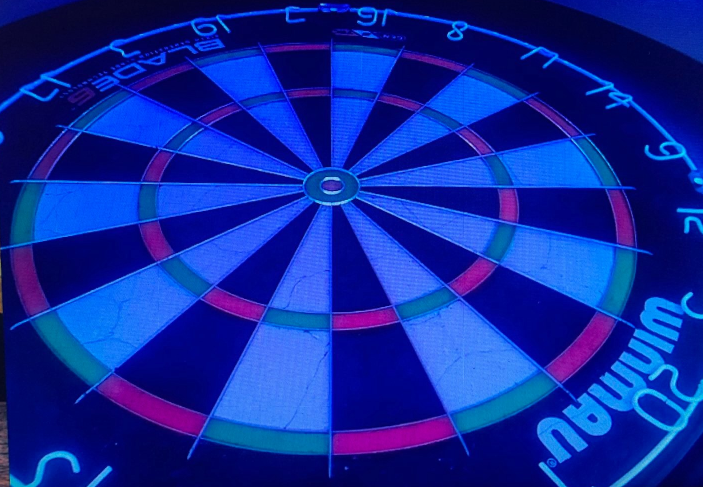
#> input picture calibrationDebug/img.png, 1406 x 974 px, given in place of Darts_Testvideo_9_1.mp4, which was not available (shown at 1/2 size)
$ python GetDart.py
#> lines starting #> are read from the running program, lines starting #| are printed output that depends on the picture; after the words box and inside, x2 and y2 are one past the last pixel; in counts of white or black regions, pixels touching at a corner belong together; pictures that were not available may be replaced by others from this repository, and a replacement may not be noted
__author__ = "Hannes Hoettinger"

import numpy as np
import cv2
import time
import math
import pickle

vidcap = cv2.VideoCapture("C:\\Users\hanne\OneDrive\Projekte\GitHub\darts\Darts\Darts_Testvideo_9_1.mp4")
from_video = True

DEBUG = True

winName = "test2"

center_dartboard = []
ring_radius = []
transformation_matrix = []

class dartThrow:
    def __init__(self):
        self.base = -1
        self.multiplier = -1
        self.magnitude = -1
        self.angle = -1


#For file IO
class CalibrationData:
    # [14 lines left out: function __init__, not called in this run]


## improve and make circle radius accessible
def drawBoard():
    raw_loc_mat = np.zeros((800, 800, 3))

    # draw board
    cv2.circle(raw_loc_mat, (400, 400), 170 * 2, (255, 255, 255), 1)  # outside double
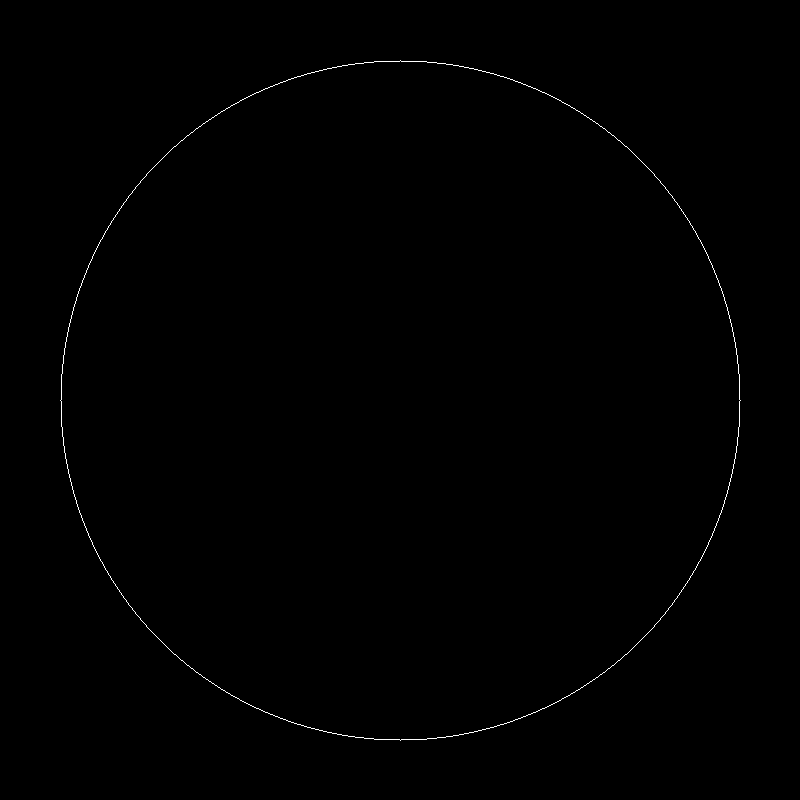
#> raw_loc_mat: shape (800, 800, 3) float64; 0.3% white in thin lines or dots, all inside (x1, y1, x2, y2) = (60, 60, 741, 741)
    cv2.circle(raw_loc_mat, (400, 400), 160 * 2, (255, 255, 255), 1)  # inside double
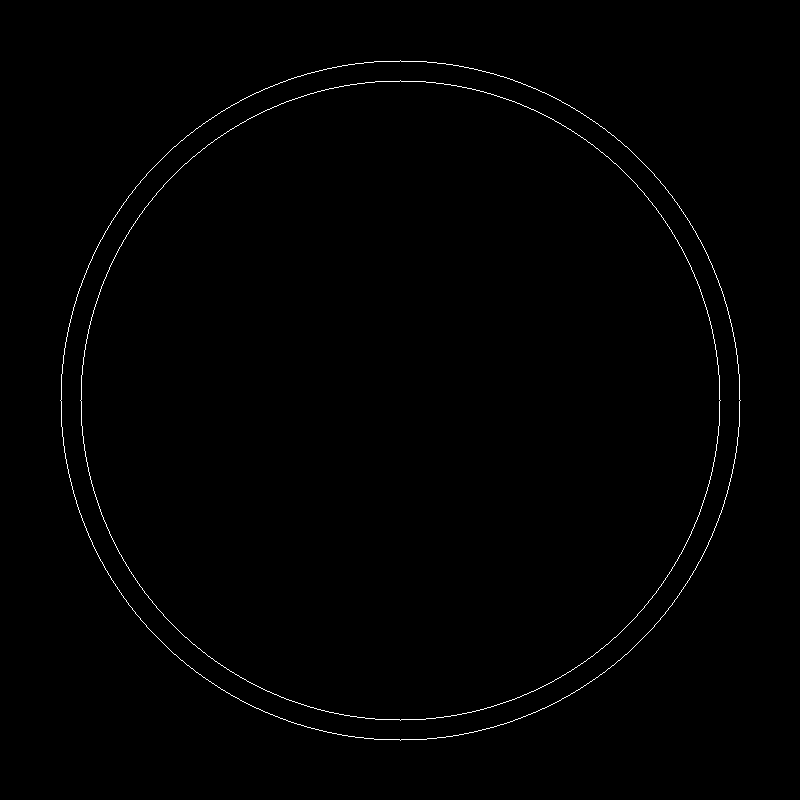
#> raw_loc_mat: shape (800, 800, 3) float64; 0.58% white in thin lines or dots, all inside (x1, y1, x2, y2) = (60, 60, 741, 741)
    cv2.circle(raw_loc_mat, (400, 400), 107 * 2, (255, 255, 255), 1)  # outside treble
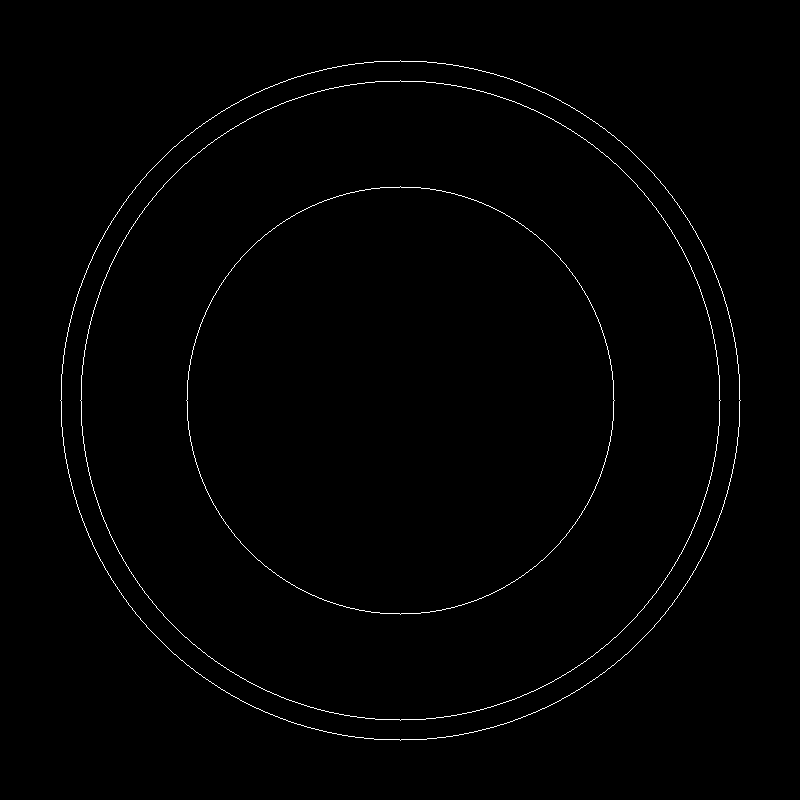
#> raw_loc_mat: shape (800, 800, 3) float64; 0.77% white in thin lines or dots, all inside (x1, y1, x2, y2) = (60, 60, 741, 741)
    cv2.circle(raw_loc_mat, (400, 400), 97 * 2, (255, 255, 255), 1)  # inside treble
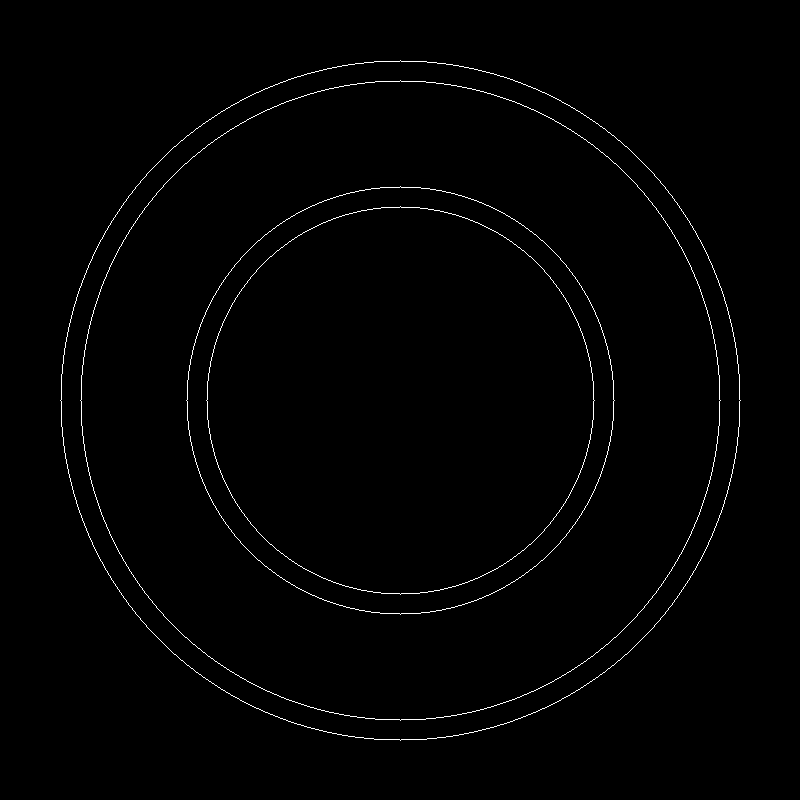
#> raw_loc_mat: shape (800, 800, 3) float64; 0.94% white in thin lines or dots, all inside (x1, y1, x2, y2) = (60, 60, 741, 741)
    cv2.circle(raw_loc_mat, (400, 400), 16 * 2, (255, 255, 255), 1)  # 25
    cv2.circle(raw_loc_mat, (400, 400), 7 * 2, (255, 255, 255), 1)  # Bulls eye

    # 20 sectors...
    sectorangle = 2 * math.pi / 20
    i = 0
    while (i < 20):
        cv2.line(raw_loc_mat, (400, 400), (
            int(400 + 170 * 2 * math.cos((0.5 + i) * sectorangle)),
            int(400 + 170 * 2 * math.sin((0.5 + i) * sectorangle))), (255, 255, 255), 1)
        i = i + 1
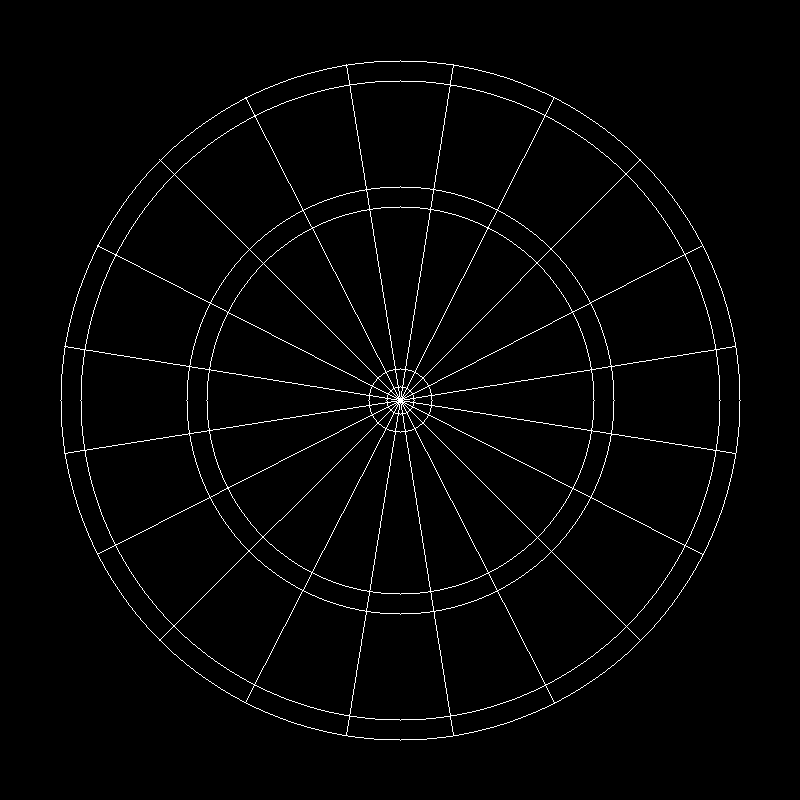
#> raw_loc_mat: shape (800, 800, 3) float64; 1.9% white in thin lines or dots, all inside (x1, y1, x2, y2) = (60, 60, 741, 741)
#> after the loop, i = 20

    return raw_loc_mat

# [189 lines left out: functions dist, DartLocation, DartRegion, not called in this run]

        #if breaker == 3:
        #    break

def getDart():
    global finalScore
    global transformation_matrix

    debug_img = drawBoard()

    finalScore = 0
    count = 0
    breaker = 0
    success = 1
    ## threshold important -> make accessible
    x = 3000
    # Read first image twice (issue somewhere) to start loop:
    t = cv2.cvtColor(vidcap.read()[1], cv2.COLOR_RGB2GRAY)
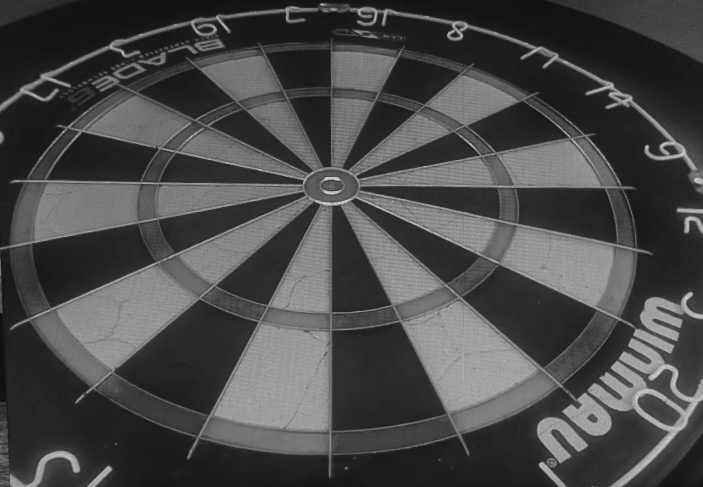
#> t: shape (974, 1406) (shown at 1/2 size); min 10, max 226, mean 72.9
    # wait for camera
    time.sleep(0.1)
    t = cv2.cvtColor(vidcap.read()[1], cv2.COLOR_RGB2GRAY)

    while success:
        time.sleep(0.1)
        success,image = vidcap.read()
#> image is the input picture: shape (974, 1406, 3); mean B, G, R 158.4, 40.5, 15.7
        t_plus = cv2.cvtColor(vidcap.read()[1], cv2.COLOR_RGB2GRAY)
        dimg = cv2.absdiff(t, t_plus)
#> dimg: shape (974, 1406); every value is 0
        # cv2.imshow(winName, edges(t_minus, t, t_plus))
        blur = cv2.GaussianBlur(dimg,(5,5),0)
        blur = cv2.bilateralFilter(blur,9,75,75)
        ret, thresh = cv2.threshold(blur, 60, 255, 0)
        if cv2.countNonZero(thresh) > x and cv2.countNonZero(thresh) < 15000: ## threshold important -> make accessible

            if from_video:
                t_plus = cv2.cvtColor(vidcap.read()[1], cv2.COLOR_RGB2GRAY)
                t_plus = cv2.cvtColor(vidcap.read()[1], cv2.COLOR_RGB2GRAY)
                t_plus = cv2.cvtColor(vidcap.read()[1], cv2.COLOR_RGB2GRAY)
                t_plus = cv2.cvtColor(vidcap.read()[1], cv2.COLOR_RGB2GRAY)
                t_plus = cv2.cvtColor(vidcap.read()[1], cv2.COLOR_RGB2GRAY)
            else:
                time.sleep(0.2)

            t_plus = cv2.cvtColor(vidcap.read()[1], cv2.COLOR_RGB2GRAY)

            cv2.imshow(winName, t_plus)
            dimg = cv2.absdiff(t, t_plus)

            ## kernel size important -> make accessible
            # filter noise from image distortions
            kernel = np.ones((8, 8), np.float32) / 40
            blur = cv2.filter2D(dimg, -1, kernel)
            # [13 lines of commented-out code are left out]
            edges = cv2.goodFeaturesToTrack(blur,640,0.0008,3,mask=None, blockSize=3, useHarrisDetector=1, k=0.06) # k=0.08
            corners = np.int0(edges)
            testimg = blur.copy()
            t_plus_copy = t_plus.copy()

            # filter corners
            cornerdata = []
            tt = 0
            mean_corners = np.mean(corners, axis=0)
            for i in corners:
                xl, yl = i.ravel()
                ## threshold important -> make accessible
                # filter noise to only get dart arrow
                if abs(mean_corners[0][0] - xl) > 180:
                    cornerdata.append(tt)
                if abs(mean_corners[0][1] - yl) > 120:
                    cornerdata.append(tt)
                tt += 1

            corners_new = np.delete(corners, [cornerdata], axis=0)  # delete corners to form new array

            # find left and rightmost corners
            rows,cols = dimg.shape[:2]
            [vx,vy,x,y] = cv2.fitLine(corners_new, cv2.DIST_HUBER, 0,0.1,0.1)
            lefty = int((-x*vy/vx) + y)
            righty = int(((cols-x)*vy/vx)+y)

            cornerdata = []
            tt = 0
            for i in corners_new:
                xl,yl = i.ravel()
                # check distance to fitted line, only draw corners within certain range
                distance = dist(0,lefty, cols-1,righty, xl,yl)
                if distance < 40:        ## threshold important -> make accessible
                    cv2.circle(testimg,(xl,yl),3,255,-1)
                else:  # only save corners within certain range
                    cornerdata.append(tt)
                tt += 1

            corners_final = np.delete(corners_new, [cornerdata], axis=0)  # delete corners to form new array

            ret, thresh = cv2.threshold(blur, 60, 255, 0)
            ## threshold important -> make accessible
            if cv2.countNonZero(thresh) > 15000:
                continue

            x,y,w,h = cv2.boundingRect(corners_final)

            cv2.rectangle(t_plus_copy,(x,y),(x+w,y+h),(0,255,0),1)

            breaker += 1

            # find maximum x distance to dart tip, if camera is mounted on top

            maxloc = np.argmax(corners_final, axis=0)  # check max pos!!!, write image with circle??!!!

            locationofdart = corners_final[maxloc]

            try:
                # check if dart location has neighbouring corners (if not -> continue)
                cornerdata = []
                tt = 0
                for i in corners_final:
                    xl, yl = i.ravel()
                    distance = abs(locationofdart.item(0) - xl) + abs(locationofdart.item(1) - yl)
                    if distance < 40: ## threshold important -> make accessible
                        tt += 1
                    else:
                        cornerdata.append(tt)

                if tt < 3:
                    corners_temp = cornerdata
                    maxloc = np.argmax(corners_temp, axis=0)
                    locationofdart = corners_temp[maxloc]
                    print("### used different location due to noise!")

                cv2.circle(t_plus_copy, (locationofdart.item(0),locationofdart.item(1)), 10,(0, 0, 0),2, 8)
                cv2.circle(t_plus_copy, (locationofdart.item(0), locationofdart.item(1)), 2, (0, 0, 0), 2, 8)

                # check for the location of the dart with the calibration

                dartloc = DartLocation(locationofdart.item(0), locationofdart.item(1))
                dartInfo = DartRegion(dartloc) #cal_image

            except:
                print("Something went wrong in finding the darts location!")
                continue

            # check for the location of the dart with the calibration

            print(dartInfo.base, dartInfo.multiplier)

            if breaker == 1:
                cv2.imwrite("frame2.jpg", testimg)  # save dart1 frame
            elif breaker == 2:
                cv2.imwrite("frame3.jpg", testimg)  # save dart2 frame
            elif breaker == 3:
                cv2.imwrite("frame4.jpg", testimg)  # save dart3 frame

            # save new diff img for next dart
            t = t_plus

            finalScore += (dartInfo.base * dartInfo.multiplier)

            if DEBUG:
                loc_x = dartloc[0] #400 + dartInfo.magnitude * math.tan(dartInfo.angle * math.pi/180)
                loc_y = dartloc[1] #400 + dartInfo.magnitude * math.tan(dartInfo.angle * math.pi/180)
                cv2.circle(debug_img, (int(loc_x), int(loc_y)), 2, (0, 255, 0), 2, 8)
                cv2.circle(debug_img, (int(loc_x), int(loc_y)), 6, (0, 255, 0), 1, 8)
                string = "" + str(dartInfo.base) + "x" + str(dartInfo.multiplier)
                # add text (before clear with rectangle)
                cv2.rectangle(debug_img, (600, 700), (800, 800), (0, 0, 0), -1)
                cv2.putText(debug_img, string, (600, 750), cv2.FONT_HERSHEY_SIMPLEX, 2, (255, 255, 255), 2, 8)
                cv2.namedWindow(winName, cv2.WINDOW_NORMAL)
                cv2.namedWindow("raw", cv2.WINDOW_NORMAL)
                cv2.namedWindow("test", cv2.WINDOW_NORMAL)
                cv2.imshow(winName, debug_img)
                cv2.imshow("raw", t_plus_copy)
                cv2.imshow("test", testimg)
            else:
                cv2.imshow(winName, testimg)

            #if breaker == 3:
            #    break

        # missed dart
        elif cv2.countNonZero(thresh) < 35000:
            continue

            # if player enters zone - break loop
        elif cv2.countNonZero(thresh) > 35000:
            break

        key = cv2.waitKey(10)
        if key == 27:
            cv2.destroyWindow(winName)
            break

        count += 1


dartInfo = dartThrow()


if __name__ == '__main__':
    print("Welcome to darts!")
    getDart()
    #getTransformation()

$ run again, on calibrationDebug/leftSidePink.png
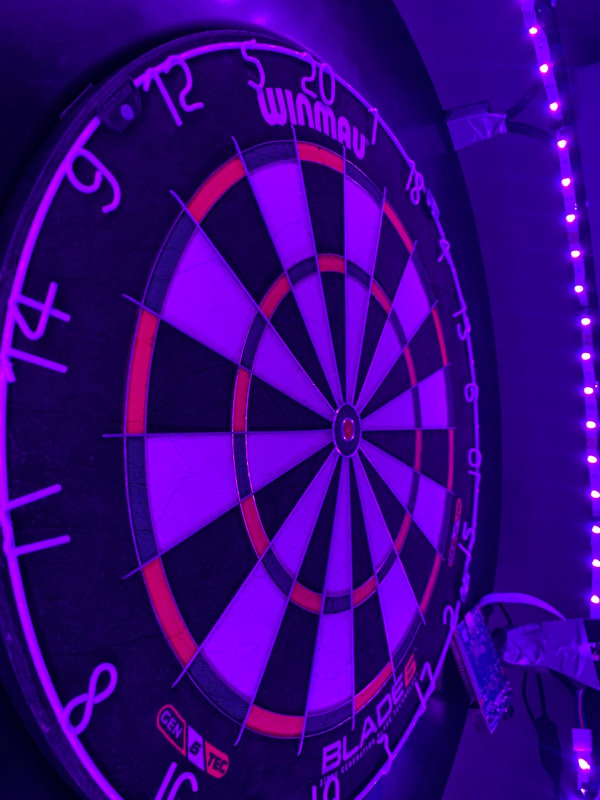
#> input picture calibrationDebug/leftSidePink.png, 1200 x 1600 px, given in place of Darts_Testvideo_9_1.mp4, which was not available (shown at 1/2 size)
#> after the loop in drawBoard, `while (i < 20):`: i = 20
#> in getDart, `t = cv2.cvtColor(vidcap.read()[1], cv2.COLOR_RGB2GRAY)`:
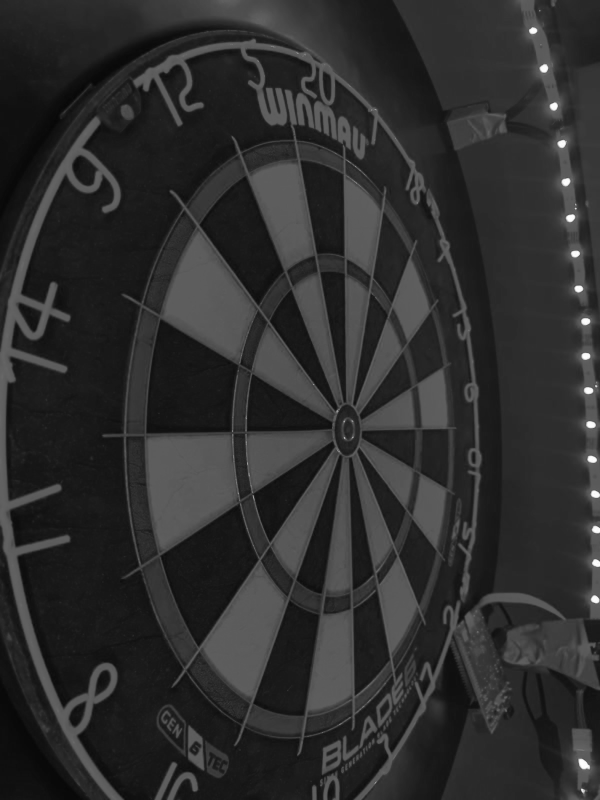
#> t: shape (1600, 1200) (shown at 1/2 size); min 6, max 255, mean 45.8
#> in getDart, image is the input picture: shape (1600, 1200, 3); mean B, G, R 129.7, 1.3, 55
#> dimg: shape (1600, 1200); every value is 0

$ run again, on calibrationDebug/leftTest.png
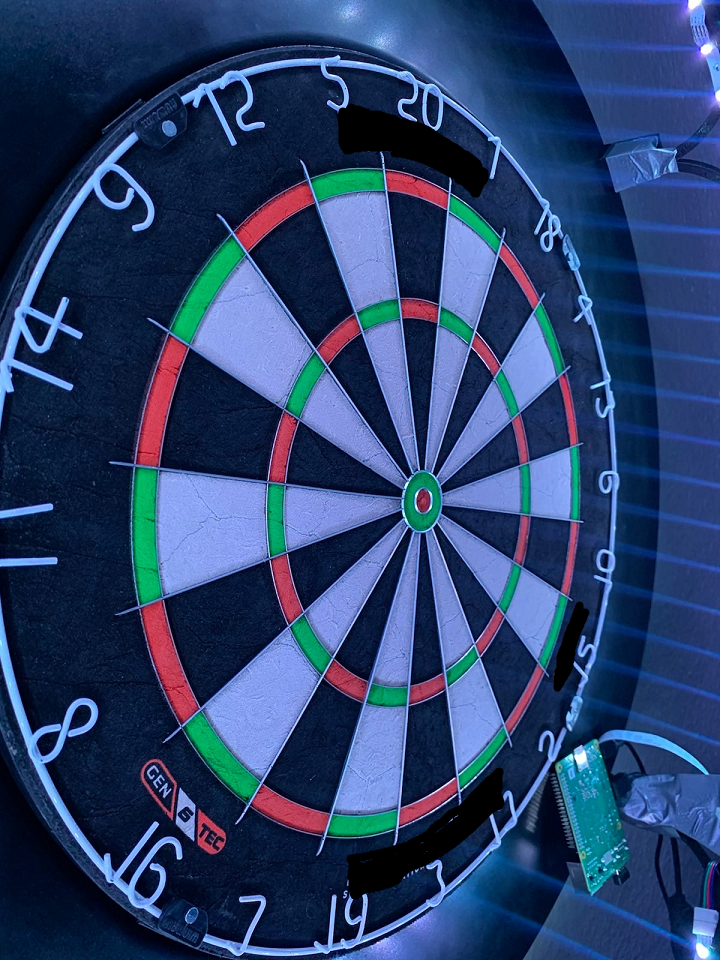
#> input picture calibrationDebug/leftTest.png, 720 x 960 px, given in place of Darts_Testvideo_9_1.mp4, which was not available
#> after the loop in drawBoard, `while (i < 20):`: i = 20
#> in getDart, `t = cv2.cvtColor(vidcap.read()[1], cv2.COLOR_RGB2GRAY)`:
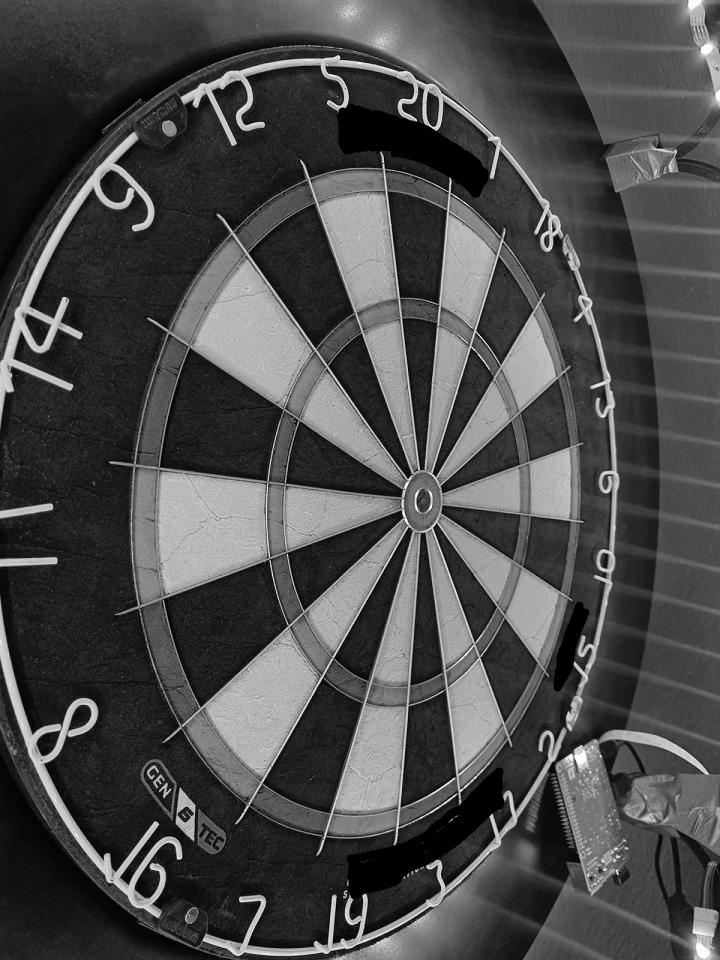
#> t: shape (960, 720); min 0, max 255, mean 74.8
#> in getDart, image is the input picture: shape (960, 720, 3); mean B, G, R 106.8, 64.8, 42.1
#> dimg: shape (960, 720); every value is 0
